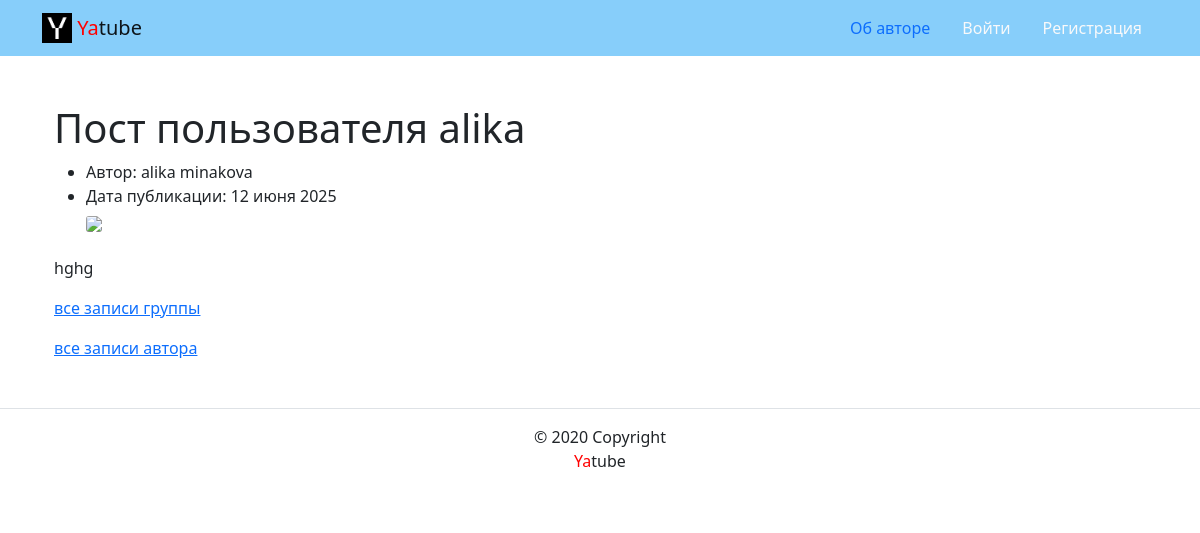
The page /posts/40/ on the database its author committed.
### posts/models.py (models this page shows, shortened)
class Post(models.Model):
    id = models.IntegerField(primary_key=True)
    text = models.TextField()
    pub_date = models.DateTimeField(auto_now_add=True)
    author = models.ForeignKey(
        User,
        on_delete=models.CASCADE,
        related_name='posts'
    )
    group = models.ForeignKey(
        Group,
        on_delete=models.SET_NULL,
        blank=True,
        null=True,
    )
    image = models.ImageField(
        'Картинка',
        upload_to='posts/',  # media/posts
        blank=True
    )
    class Meta:
        ordering = ('-pub_date',)
        verbose_name = 'Пост'
        verbose_name_plural = 'Посты'

### posts/views.py (the view)
# urls.py: path('posts/<int:post_id>/', views.post_detail, name='post_detail'),
def post_detail(request, post_id):
    post = Post.objects.filter(id=post_id)[0]
    user = User.objects.filter(username=post.author.username)[0]
    form = CommentForm()
    comments = Comment.objects.filter(post=post_id)
    context = {
        'post': post,
        'form': form,
        'comments': comments
    }
    return render(request, 'posts/post_detail.html', context)

### core/context_processors/year.py (called while the page is built)
def year(request):
    return {
        'year': '2025',
        }

### templates/posts/post_detail.html (shortened to what this page needs)
{% extends "base.html" %}
{% block content %}
      <div class="container py-5">
        <h1>Пост пользователя {{ post.author.username }} </h1>
        <article>
            {% include "includes/single_post.html" %}
            {% if post.group %}
            <a href="{% url 'posts:group_list' post.group.slug %}">все записи группы</a>
                <a href="{% url 'posts:profile' post.author.username %}">все записи автора</a>
            {% endif %}
        </article>
      </div>
{%endblock%}

### templates/includes/single_post.html (shortened to what this page needs)
{% load thumbnail %}
<ul>
    <li>
        Автор: {{ post.author.get_full_name }}
    </li>
    <li>
        Дата публикации: {{ post.pub_date|date:"d E Y" }}
    </li>
    {% thumbnail post.image "960x339" crop="center" upscale=True as im %}
        <img class="card-img my-2" src="{{ im.url }}">
    {% endthumbnail %}
</ul>
<p>
    {{ post.text|linebreaksbr }}
</p>

### rows shown on the page
Post: author.username "alika", author.get_full_name "alika minakova", pub_date "12 июня 2025", text "hghg"
